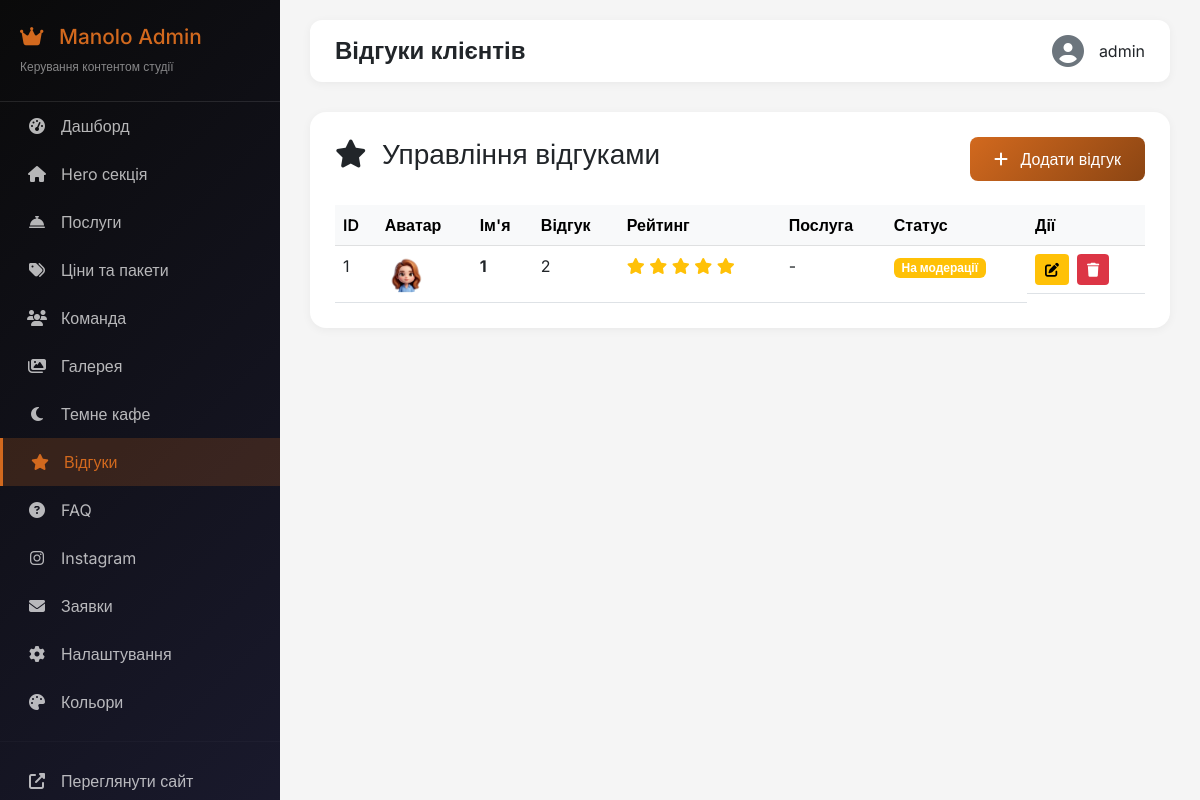
Page /admin/testimonials (signed in) on the committed database.
### app.py (models this page shows)
class Testimonial(db.Model):
    __tablename__ = 'testimonials'
    id = db.Column(db.Integer, primary_key=True)
    name = db.Column(db.String(100), nullable=False)
    avatar = db.Column(db.String(200))
    rating = db.Column(db.Integer, default=5)
    text = db.Column(db.Text, nullable=False)
    service = db.Column(db.String(100))
    date = db.Column(db.DateTime, default=datetime.utcnow)
    is_approved = db.Column(db.Boolean, default=True)
    order = db.Column(db.Integer, default=0)

### app.py (the view)
@app.route('/admin/testimonials')
@login_required
def admin_testimonials():
    testimonials = Testimonial.query.order_by(Testimonial.order).all()
    return render_template('admin/testimonials_list.html', testimonials=testimonials)

### app.py (called while the page is built)
def login_required(f):
    @wraps(f)
    def decorated_function(*args, **kwargs):
        if not session.get('admin_logged_in'):
            flash('Будь ласка, увійдіть в адмін-панель', 'warning')
            return redirect(url_for('admin_login'))
        return f(*args, **kwargs)
    return decorated_function

### templates/admin/testimonials_list.html (shortened to what this page needs)
{% extends "admin/layout.html" %}
{% block title %}Відгуки клієнтів{% endblock %}
{% block content %}
<div class="admin-card">
    <div class="d-flex justify-content-between align-items-center mb-4">
        <h3><i class="fas fa-star me-2"></i> Управління відгуками</h3>
        <a href="{{ url_for('admin_testimonial_edit') }}" class="btn btn-primary">
            <i class="fas fa-plus me-2"></i> Додати відгук
        </a>
    </div>
    {% if testimonials %}
    <div class="table-responsive">
        <table class="table table-hover">
            <thead class="table-light">
                <tr>
                    <th>ID</th>
                    <th>Аватар</th>
                    <th>Ім'я</th>
                    <th>Відгук</th>
                    <th>Рейтинг</th>
                    <th>Послуга</th>
                    <th>Статус</th>
                    <th>Дії</th>
                </tr>
            </thead>
            <tbody>
                {% for t in testimonials %}
                <tr>
                    <td>{{ t.id }}</td>
                    <td>
                        {% if t.avatar %}
                        <img src="{{ url_for('static', filename=t.avatar) }}" style="width: 40px; height: 40px; object-fit: cover; border-radius: 50%;">
                        {% else %}
                        <div style="width: 40px; height: 40px; background: #ddd; border-radius: 50%; display: flex; align-items: center; justify-content: center;">
                            <i class="fas fa-user"></i>
                        </div>
                        {% endif %}
                    </td>
                    <td><strong>{{ t.name }}</strong></td>
                    <td>{{ t.text|truncate(80) }}</td>
                    <td>
                        {% for i in range(t.rating) %}
                        <i class="fas fa-star text-warning"></i>
                        {% endfor %}
                    </td>
                    <td>{{ t.service or '-' }}</td>
                    <td>
                        {% if t.is_approved %}
                        <span class="badge bg-success">Опубліковано</span>
                        {% else %}
                        <span class="badge bg-warning">На модерації</span>
                        {% endif %}
                    </td>
                    <td class="table-actions">
                        <a href="{{ url_for('admin_testimonial_edit', id=t.id) }}" class="btn btn-sm btn-warning">
                            <i class="fas fa-edit"></i>
                        </a>
                        <a href="{{ url_for('admin_testimonial_delete', id=t.id) }}" class="btn btn-sm btn-danger" onclick="return confirm('Видалити відгук?')">
                            <i class="fas fa-trash"></i>
                        </a>
                    </td>
                </tr>
                {% endfor %}
            </tbody>
        </table>
    </div>
    {% else %}
    <div class="text-center py-5">
        <i class="fas fa-star fa-3x text-muted mb-3"></i>
        <p>Немає відгуків</p>
        <a href="{{ url_for('admin_testimonial_edit') }}" class="btn btn-primary">Додати перший відгук</a>
    </div>
    {% endif %}
</div>
{% endblock %}

### templates/admin/layout.html (style rules this page uses)
* { margin: 0; padding: 0; box-sizing: border-box; }
body { font-family: 'Inter', sans-serif; background: #f5f5f5; }
.admin-card { background: white; border-radius: 16px; padding: 25px; margin-bottom: 25px; box-shadow: 0 2px 10px rgba(0,0,0,0.05); }
.btn-primary { background: linear-gradient(135deg, #D2691E, #8B4513); border: none; padding: 10px 24px; border-radius: 8px; transition: all 0.3s; }
.btn-warning { background: #ffc107; border: none; color: #000; }
.btn-danger { background: #dc3545; border: none; }
.table { margin-bottom: 0; }
.table th { font-weight: 600; border-bottom-width: 1px; }
.table-actions { display: flex; gap: 8px; white-space: nowrap; }
.table-actions .btn-sm { padding: 5px 10px; }

### rows in the picture
Testimonial: id "1", avatar (picture), name "1", text "2", rating 5 (drawn), service "-", is_approved "На модерації"

### other values in the picture
{{ session.get('admin_username', 'Admin') }} "admin"
